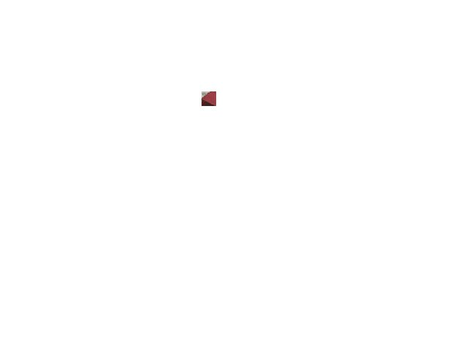
#> input picture Location_of_Block/full_image.png, 469 x 351 px, shrunk from 640 x 480 before the run, found by its file name
$ jupyter execute Location_of_block.ipynb
#> lines starting #> are read from the running program, lines starting #| are printed output that depends on the picture; after the words box and inside, x2 and y2 are one past the last pixel; in counts of white or black regions, pixels touching at a corner belong together; pictures that were not available may be replaced by others from this repository, and a replacement may not be noted
[cell 1]
import cv2
import numpy as np

# Load images
full_image = cv2.imread(r"C:\Users\Keerthana R\Pictures\Saved Pictures\New folder\full_image.png")
#> full_image is the input picture: shape (351, 469, 3); mean B, G, R 254.8, 254.8, 254.8
block = cv2.imread(r"C:\Users\Keerthana R\Pictures\Saved Pictures\New folder\block.png")
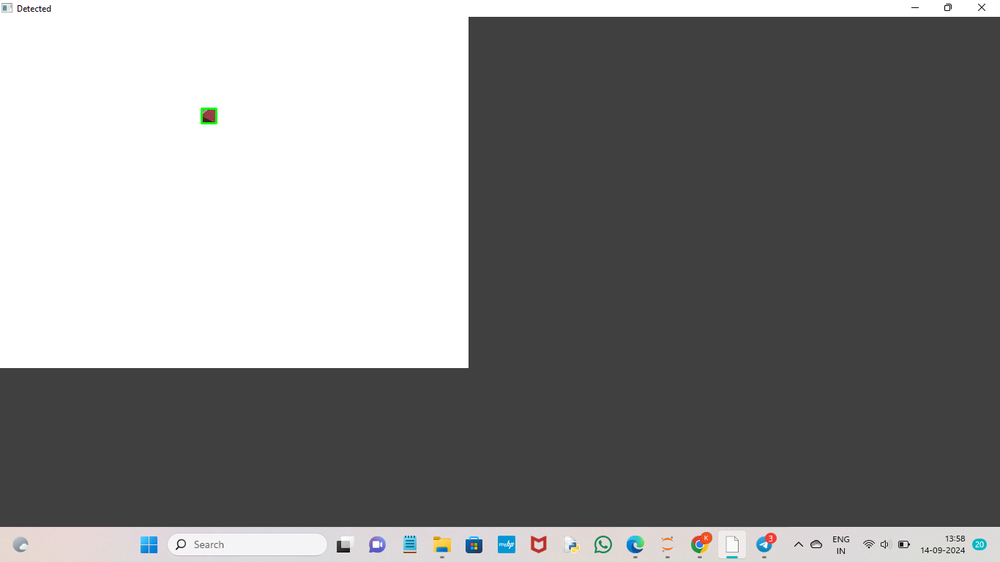
#> input picture Location_of_Block/Detection_of_image.png, 1000 x 562 px, shrunk from 1366 x 768 before the run, given in place of block.png, which was not available
#> block is the input picture: shape (562, 1000, 3); mean B, G, R 134.7, 134.7, 134.8

# Convert both images to grayscale (since template matching works better in grayscale)
full_image_gray = cv2.cvtColor(full_image, cv2.COLOR_BGR2GRAY)
block_gray = cv2.cvtColor(block, cv2.COLOR_BGR2GRAY)

# Perform template matching
result = cv2.matchTemplate(full_image_gray, block_gray, cv2.TM_CCOEFF_NORMED)
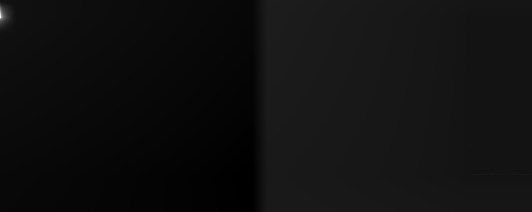
#> result: shape (212, 532) float32; min -0.0625, max 0.771, mean -0.0101; drawn with min black and max white

# Find the location with the highest similarity
min_val, max_val, min_loc, max_loc = cv2.minMaxLoc(result)
#> min_val = -0.0625; max_val = 0.771; min_loc = (251, 176); max_loc = (0, 17)

# Draw a rectangle around the matched region in the full image
h, w = block_gray.shape
#> h = 562; w = 1000
top_left = max_loc
#> top_left = (0, 17)
bottom_right = (top_left[0] + w, top_left[1] + h)
#> bottom_right = (1000, 579)

cv2.rectangle(full_image, top_left, bottom_right, (0, 255, 0), 2)
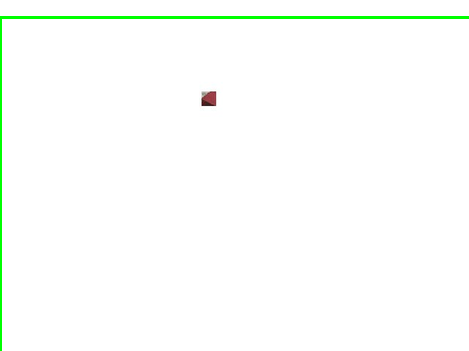
#> full_image: shape (351, 469, 3); 1.26% of pixels changed, all inside (x1, y1, x2, y2) = (0, 16, 469, 351)

# Show the result
cv2.imshow('Detected', full_image)
cv2.waitKey(0)
cv2.destroyAllWindows()

# Optionally, you can print the coordinates of the top-left corner
print(f"Block found at location: {top_left}")
#| Block found at location: (0, 17)
